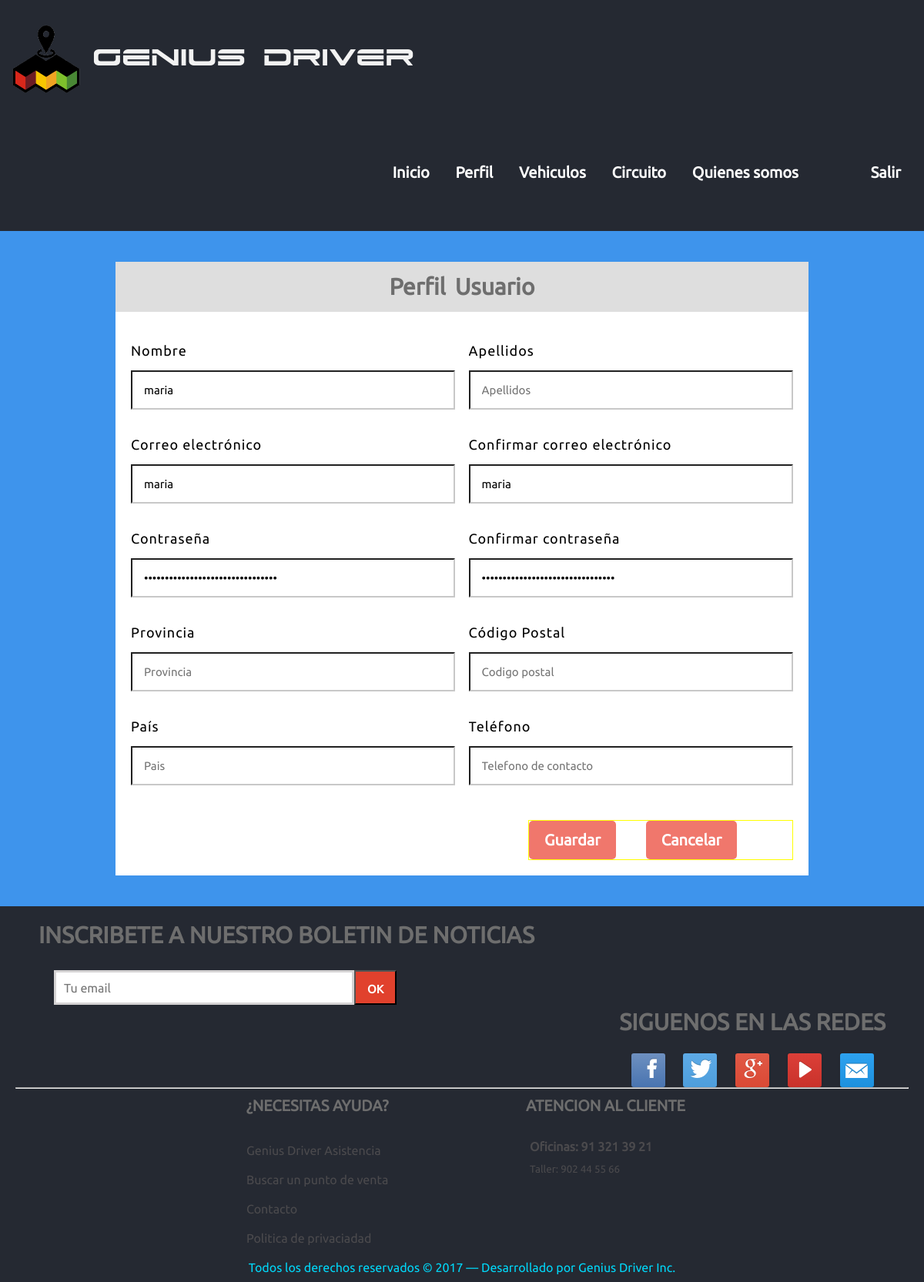
Page /WebService/SampleWS/Web/Proyecto/pagina_perfil.php (signed in) on the committed database.
### tables this page shows
CREATE TABLE `people` (
  `name` varchar(45) NOT NULL,
  `apellidos` varchar(32) DEFAULT NULL,
  `email` varchar(45) NOT NULL,
  `contrasena` varchar(45) NOT NULL,
  `provincia` varchar(32) DEFAULT NULL,
  `codigo_postal` varchar(32) DEFAULT NULL,
  `pais` varchar(32) DEFAULT NULL,
  `telefono` varchar(32) DEFAULT NULL,
  `Matricula` varchar(32) DEFAULT NULL,
  `fecha_registro` timestamp NOT NULL DEFAULT CURRENT_TIMESTAMP
);

### WebService/SampleWS/PeopleDB.php (called while the page is built, shortened)
<?php
class PeopleDB {
    protected $mysqli;
    public function __construct() {
        try{
            $this->mysqli = new mysqli(self::LOCALHOST, self::USER, self::PASSWORD, self::DATABASE);
        }catch (mysqli_sql_exception $e){
            http_response_code(500);
            exit;
        }
    }
    public function get_all_by_email($email){
        $stmt = $this->mysqli->prepare("SELECT * FROM people WHERE email = ?");
        $stmt->bind_param('s',$email);
        $stmt->execute();
        $result = $stmt->get_result();
        $peoples = $result->fetch_all(MYSQLI_ASSOC);
        return $peoples;
    }
}
?>

### WebService/SampleWS/Web/Proyecto/pagina_perfil.php (the view, shortened to what this page needs)
<?php
include_once '../../PeopleDB.php';
if (!isset($_SESSION['login_user'])) {
    echo "<script>alert('Tieenes que iniciar sesion!');
                window.location.href='pagina_login.php';
                </script>";
} else if (isset($_POST['cancelar'])) {
    header("Location: pagina_usuario.php");
} else {
    $persona = new PeopleDB();
    $people = $persona->get_all_by_email($_SESSION['login_user']);
    $name = $people[0]["name"];
    $apellidos = $people[0]["apellidos"];
    $email = $people[0]["email"];
    $confirmar_email = $people[0]["email"];
    $contrasena = $people[0]["contrasena"];
    $confirmar_contrasena = $people[0]["contrasena"];
    $provincia = $people[0]["provincia"];
    $codigo_postal = $people[0]["codigo_postal"];
    $pais = $people[0]["pais"];
    $telefono = $people[0]["telefono"];
}
?>
<!DOCTYPE html>
<html lang="es">
    <head>
        <link rel="stylesheet" type="text/css" href="css/estilos_plantilla.css" />
        <link rel="stylesheet" type="text/css" href="css/estilos_icono.css" />
        <link rel="stylesheet" type="text/css" href="css/estilos_perfil.css">
    </head>
    <body>
        <header>
            <a href="pagina_usuario.php" id="enlace-principal">
                <div class="posicion-logo"><img class="imagen-logo" src="img/logopngmini.png" /></div>
                <div class="nombre-logo">Genius Driver</div>
            </a>
            <nav id="menu-enlaces">
                <a href="pagina_usuario.php" class="enlaces">Inicio</a>
                <a href="pagina_perfil.php" class="enlaces">Perfil</a>
                <a href="#" class="enlaces">Vehiculos</a>
                <a href="#" class="enlaces">Circuito</a>
                <a href="#" class="enlaces">Quienes somos</a>
                <a href="pagina_index.php" class="enlace-salir">Salir</a>
            </nav>
        </header>
        <section id="contenido-principal">
            <article id="perfil">
                <h1 class="titulo-perfil">Perfil Usuario</h1>
                <form method="POST" action="pagina_perfil.php">
                    <div class="columna-principal-perfil">
                        <div class="columna-uno-perfil">
                            <label class="label-titulo">Nombre</label>
                            <input type="text" name="nombre" class="login-input" placeholder="Nombre" value="<?php echo $name ?>" autofocus>
                        </div>
                        <div class="columna-dos-perfil">
                            <label class="label-titulo">Apellidos</label>
                            <input type="text" name="apellidos" class="login-input" placeholder="Apellidos" value="<?php echo $apellidos ?>">
                        </div>
                    </div>
                    <div class="columna-principal-perfil">
                        <div class="columna-uno-perfil">
                            <label class="label-titulo">Correo electrónico</label>
                            <input type="email" name="email" class="login-input" placeholder="Correo" value="<?php echo $email ?>">
                        </div>
                        <div class="columna-dos-perfil">
                            <label class="label-titulo">Confirmar correo electrónico</label>
                            <input type="email" name="email2" class="login-input" placeholder="Confirmar correo" value="<?php echo $confirmar_email ?>">
                        </div>
                    </div>
                    <div class="columna-principal-perfil">
                        <div class="columna-uno-perfil">
                            <label class="label-titulo">Contraseña</label>
                            <input type="password" name="contrasena" class="login-input" placeholder="Contraseña" value="<?php echo $contrasena ?>">
                        </div>
                        <div class="columna-dos-perfil">
                            <label class="label-titulo">Confirmar contraseña</label>
                            <input type="password" name="confirmar_contrasena" class="login-input" placeholder="Confirmar contraseña" value="<?php echo $confirmar_contrasena ?>">
                        </div>
                    </div>
                    <div class="columna-principal-perfil">
                        <div class="columna-uno-perfil">
                            <label class="label-titulo">Provincia</label>
                            <input type="text" name="provincia" class="login-input" placeholder="Provincia" value="<?php echo $provincia ?>">
                        </div>
                        <div class="columna-dos-perfil">
                            <label class="label-titulo">Código Postal</label>
                            <input type="text" name="codigo_postal" class="login-input" placeholder="Codigo postal" value="<?php echo $codigo_postal ?>">
                        </div>
                    </div>
                    <div class="columna-principal-perfil">
                        <div class="columna-uno-perfil">
                            <label class="label-titulo">País</label>
                            <input type="text" name="pais" class="login-input" placeholder="Pais" value="<?php echo $pais ?>">
                        </div>
                        <div class="columna-dos-perfil">
                            <label class="label-titulo">Teléfono</label>
                            <input type="tel" name="telefono" class="login-input" placeholder="Telefono de contacto" value="<?php echo $telefono ?>">
                        </div>
                    </div>
                    <div class="botones-perfil">
                        <input type="submit" value="Guardar" class="boton-guardar" name="guardar">
                        <input type="submit" value="Cancelar" class="boton-cancelar" name="cancelar">
                    </div>
                </form>
            </article>
        </section>
        <footer>
            <section id="contenido-footer">
                <article class="columna-uno">
                    <div class="contenedor-folleto">
                        <h2 class="titulo-folleto-redes">Inscribete a nuestro boletin de noticias</h2>
                        <div class="folleto"><input class="interior-folleto" type="email" name="publicidad" size="15" maxlength="50" placeholder="Tu email" required><input class="publicidad-button" type="submit" name="publicidad" value="OK"></div>
                    </div>
                    <div class="contenedor-redes">
                        <h2 class="titulo-folleto-redes">Siguenos en las redes</h2>
                        <div class="redes-sociales">
                            <a href="#" class="facebook" title="Facebook"></a>
                            <a href="#" class="twitter" title="Twitter"></a>
                            <a href="#" class="google" title="Google+"></a>
                            <a href="#" class="youtube" title="YouTube"></a>
                            <a href="#" class="email" title="Email"></a>
                        </div>
                    </div>
                </article>
                <hr id="separator">
                <article class="columna-dos">
                    <div class="contenedor-ayuda">
                        <h2 class="titulo-ayuda-asistencia">¿Necesitas ayuda?</h2>
                        <ul class="listas">
                            <li class="listas-contenido"><a href="#">Genius Driver Asistencia</a></li>
                            <li class="listas-contenido"><a href="#">Buscar un punto de venta</a></li>
                            <li class="listas-contenido"><a href="#">Contacto</a></li>
                            <li class="listas-contenido"><a href="pagina_politicas.php">Politica de privaciadad</a></li>
                        </ul>
                    </div>
                    <div class="contenedor-asistencia">
                        <h2 class="titulo-ayuda-asistencia">Atencion al cliente</h2>
                        <ul class="listas">
                            <li class="listas-contenido"><strong>Oficinas: 91 321 39 21</strong></li>
                            <li class="listas-contenido"><small>Taller: 902 44 55 66</small></li>
                        </ul>
                    </div>
                </article>
                <article class="columna-tres">
                    <div class="derechos">Todos los derechos reservados &copy; 2017 &#8212; Desarrollado por Genius Driver Inc.</div>
                </article>
            </section>
        </footer>
    </body>
    </html>

### WebService/SampleWS/Web/Proyecto/css/estilos_perfil.css (style rules this page uses)
#perfil { position:relative; margin: 0px auto; width: 900px; background: #fff; border-color:#c4c4c4; font-family: Ubuntu, sans-serif; }
.titulo-perfil { position:relative; width:100%; margin: 0px auto 20px auto; padding: 15px 25px; font-size: 30px; color: #6E6E6E; text-align:center; background:#DEDEDE; text-transform: capitalize; font-weight:bold; word-spacing: 5px; font-family:inherit; }
form { position:relative; padding: 0px 20px; overflow:hidden; font-family:inherit; }
.columna-principal-perfil { position:relative; display:block; width:100%; overflow:hidden; margin:20px 0px 10px 0px; }
.columna-uno-perfil { display:inline-block; position:relative; width:49%; float:left; overflow:hidden; }
.columna-dos-perfil { position:relative; display: inline-block; width:49%; float:right; overflow:hidden; }
.label-titulo { display:block; font-size:18px; letter-spacing: 1px; word-spacing: normal; font-family:inherit; }
.login-input { display:block; padding: 15px; border-right-style: solid; border-right-color: rgb(200, 200, 200); border-bottom-style: solid; border-bottom-color: rgb(200, 200, 200); width:100%; margin: 15px 0px; -webkit-appearance: textfield; -moz-appearance: textfield; appearance:textfield; background-color: white; user-select: text; cursor: auto; font-family:inherit; font-size:15px; }
.botones-perfil { position:relative; display:block; border:solid 1px yellow; margin:20px auto; width: auto; overflow:hidden; float:right; width:40%; }
.boton-guardar, .boton-cancelar { position:relative; display:inline-block; height: 50px; margin-right:35px; font-size: 20px; padding:10px 20px; color: #fff; text-align: center; background: #f0776c; border-radius: 5px; cursor: pointer; font-family:inherit; font-weight:bold; border:0; }

### rows in the picture
people: nombre "maria", email "maria", email2 "maria"
